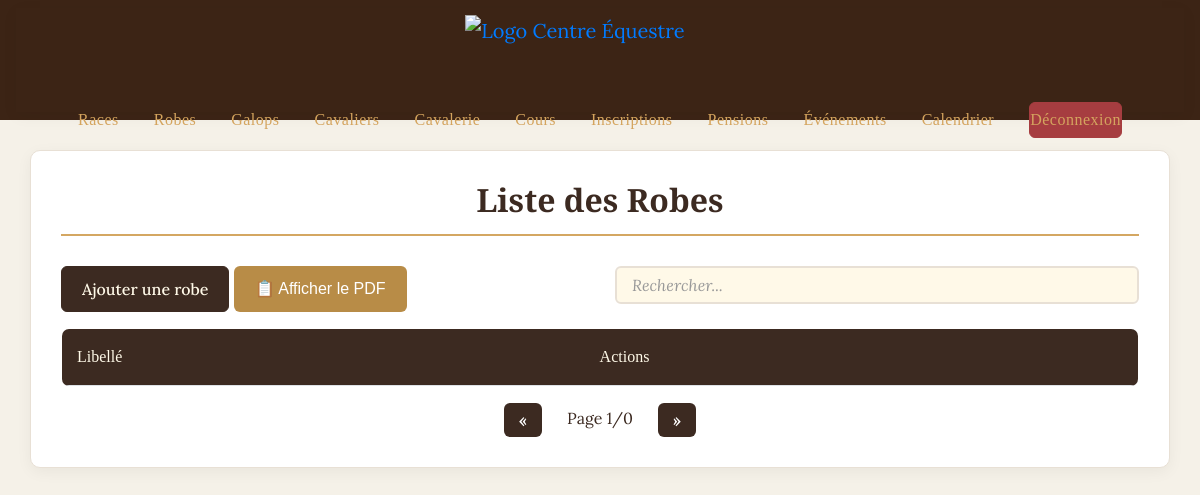
The app's page /vue/vue.robe.php, older data.
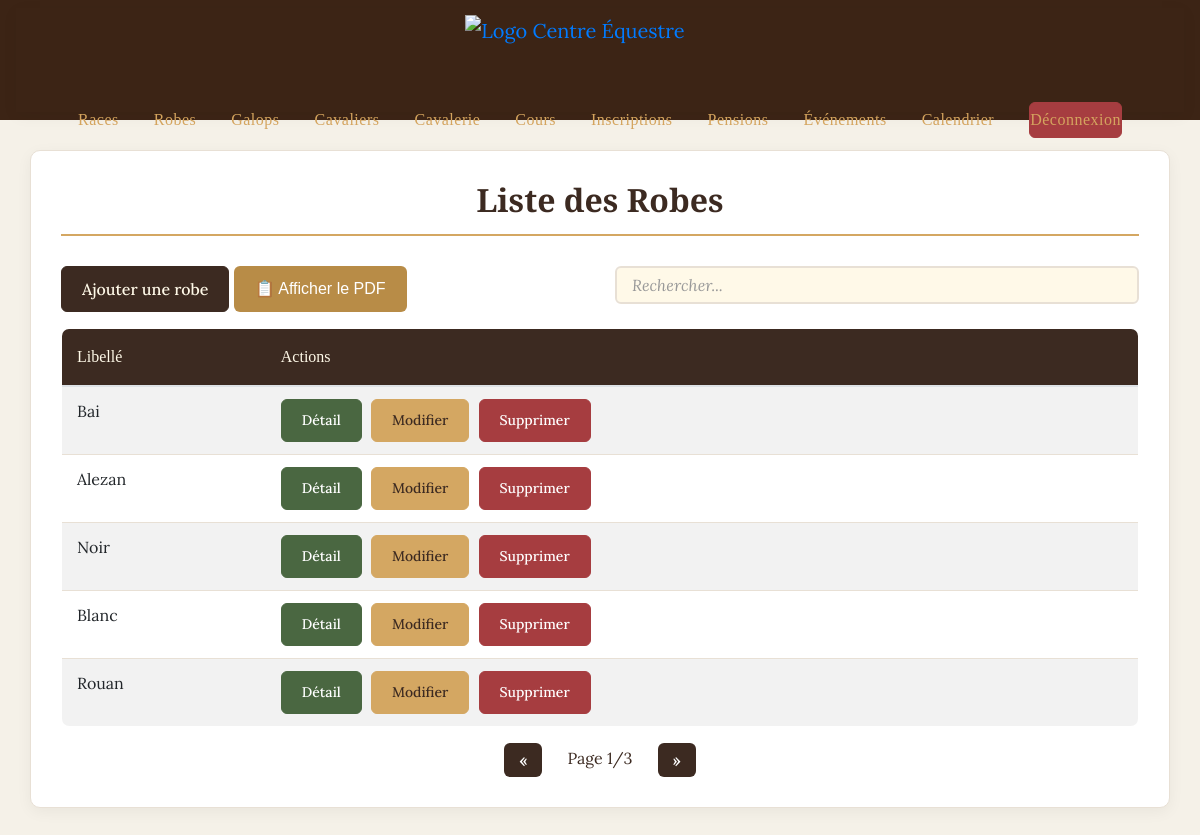
The same page, newer data.
### tables this page shows
CREATE TABLE `robe` (
  `idrobe` int(11) NOT NULL,
  `librobe` varchar(50) NOT NULL,
  `supprime` tinyint(1) DEFAULT 0
);

### class/class.robe.php (called while the page is built, shortened)
<?php
class Robe {
    public function RobeAll(){
        $con = connexionPDO();
        $sql = "SELECT * FROM robe;";
        $executesql = $con->prepare($sql);
        $executesql->execute();
        $resultat = $executesql->fetchAll();
        return $resultat;
    }
}
?>

### vue/vue.robe.php (the view, shortened to what this page needs)
<?php
include_once '../class/class.robe.php';
include_once '../include/haut.inc.php';
$robe = new Robe();
$listeRobes = $robe->RobeAll();
?>
<!DOCTYPE html>
<html>
<head>
    <link rel="stylesheet" href="https://stackpath.bootstrapcdn.com/bootstrap/4.5.2/css/bootstrap.min.css">
    <link rel="stylesheet" href="../css/style_crud.css">
</head>
<body>
    <div class="container mt-4">
        <h2>Liste des Robes</h2>
<div class="row mb-3">
    <div class="col-md-6">
        <button type="button" class="btn btn-primary" data-toggle="modal" data-target="#ajoutModal">
            Ajouter une robe
        </button>
        <a href="../classpdf/classpdfrobe.php" class="btn" style="background-color: #B88C47; color: white; text-decoration: none; border-radius: 6px; padding: 10px 20px; font-size: 16px; font-family: Arial, sans-serif "target="_blank";>
            📋 Afficher le PDF
        </a>
    </div>
    <div class="col-md-6">
        <input type="text" id="searchInput" class="form-control" placeholder="Rechercher...">
    </div>
</div>
        <table class="table table-striped" id="robeTable">
            <thead>
                <tr>
                    <th>Libellé</th>
                    <th>Actions</th>
                </tr>
            </thead>
            <tbody>
                <?php foreach($listeRobes as $r):
                    if ($r['supprime'] != '1'): ?>
                    <tr>
                        <td><?php echo $r['librobe']; ?></td>
                        <td>
                            <button class="btn btn-sm btn-info" data-toggle="modal" data-target="#detailModal<?php echo $r['idrobe']; ?>">
                                Détail
                            </button>
                            <button class="btn btn-sm btn-warning" data-toggle="modal" data-target="#modifModal<?php echo $r['idrobe']; ?>">
                                Modifier
                            </button>
                            <button class="btn btn-sm btn-danger" data-toggle="modal" data-target="#suppModal<?php echo $r['idrobe']; ?>">
                                Supprimer
                            </button>
                        </td>
                    </tr>
                <?php endif; endforeach; ?>
            </tbody>
        </table>
    </div>
</body>
</html>

Row changes from the older to the newer data that the page shows:
added robe: librobe "Bai"
added robe: librobe "Alezan"
added robe: librobe "Noir"
added robe: librobe "Blanc"
added robe: librobe "Rouan"
Text that changed along with them:
text written by a page script: "« Page 1/0 »" → "« Page 1/3 »"
